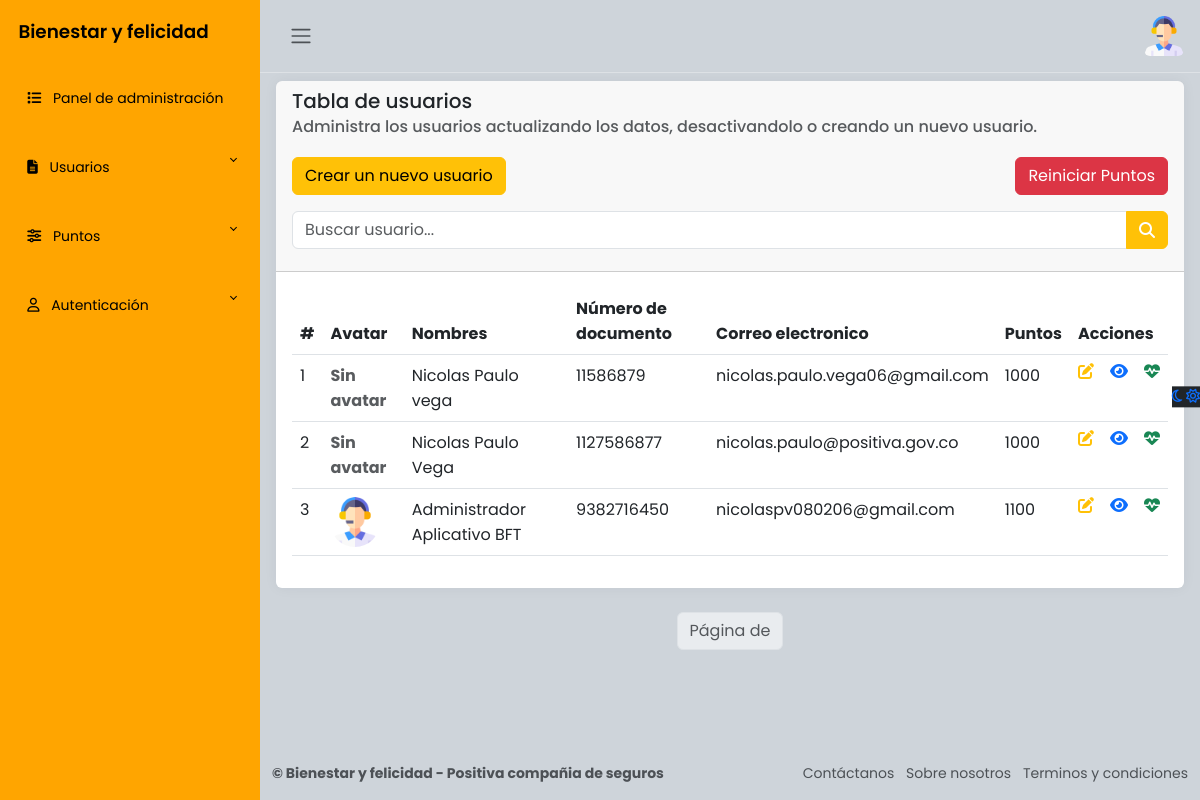
The page /admin_panel/usuarios (signed in) on the database as committed earlier.
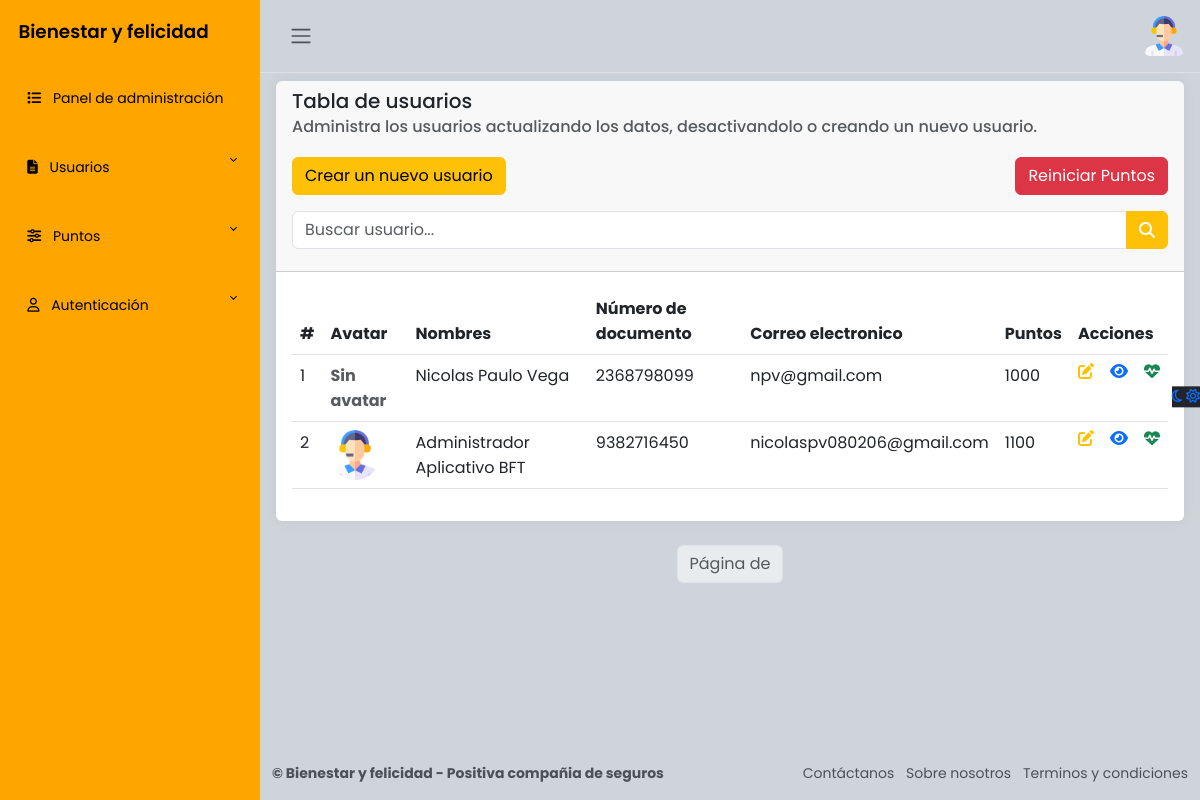
The same page on the database as committed later.
### apps/usuarios/models.py (models this page shows, shortened)
class Usuarios(AbstractBaseUser, PermissionsMixin):
    avatar = models.FileField('Avatar', upload_to='usuarios/', null=True, blank=True)
    nombres = models.CharField('Nombres', max_length=50)
    apellidos = models.CharField('Apellidos', max_length=100)
    numero_documento = models.IntegerField('Número de documento', primary_key=True, unique=True)
    correo = models.EmailField('Correo electrónico', max_length=255, unique=True)
    puntos_totales = models.IntegerField('Número total de puntos', default=1000)
    password = models.CharField('Contraseña', max_length=255)
    ultimo_reinicio = models.DateField('Ultimo reinicio de puntos', default=now) # Reiniciar puntos
    is_active = models.BooleanField(default=True)
    is_staff = models.BooleanField(default=False)
    objects = UsuariosManager()
    USERNAME_FIELD = 'numero_documento'
    REQUIRED_FIELDS = ['nombres', 'apellidos', 'correo']
    class Meta:
        verbose_name = 'Usuario'
        verbose_name_plural = 'Usuarios'

### apps/usuarios/views.py (the view)
# urls.py: path('admin_panel/usuarios', login_required(usuarios), name="list_usuarios"),
@login_required(login_url='/accounts/login/')
@user_passes_test(is_staff, login_url='/')
def usuarios(request):
    usuarios = Usuarios.objects.all()
    query = request.GET.get('q', '') # Consultar
    if query:
        usuarios = usuarios.filter(
            Q(numero_documento__icontains = query) |
            Q(nombres__icontains = query) |
            Q(apellidos__icontains = query)
        )
    paginator = Paginator(usuarios,10) # tomar 10 usuarios para paginar
    page_number = request.GET.get('page') # Paginar
    usuarios_paginados = paginator.get_page(page_number) # Mostrar los usuarios paginados
    return render(request, 'admin_dashboard/usuarios/users.html', {'usuario': usuarios_paginados, 'query': query})

### apps/usuarios/views.py (called while the page is built)
def is_staff(user):
    return user.is_active and user.is_staff # Validar si es administrador y esta activo

### apps/usuarios/templates/admin_dashboard/usuarios/users.html (shortened to what this page needs)
{% extends "admin_dashboard/layout.html" %}
{% load static %}
{% block content %}
<main class="content px-3 py-2">
    <div class="card border-0">
        <div class="card-header">
            <h5 class="card-title">
                Tabla de usuarios
            </h5>
            <h6 class="card-subtitle text-muted">
                Administra los usuarios actualizando los datos, desactivandolo o creando un nuevo usuario.
            </h6><br>
            <div class="d-flex justify-content-between w-100">
                <a href="{% url "crear_usuario" %}" class="btn btn-warning">Crear un nuevo usuario</a>
                <a href="{% url "reiniciar_puntos" %}" class="btn btn-danger">Reiniciar Puntos</a>
            </div>
            <form method="get" class="mt-3">
                <div class="input-group">
                    <input type="text" name="q" class="form-control" placeholder="Buscar usuario..." value="{{ request.GET.q }}">
                    <button type="submit" class="btn btn-warning text-white"><i class="fa-solid fa-magnifying-glass"></i></button>
                </div>
            </form>
        </div>
        <div class="card-body">
            <table class="table">
                <thead>
                    <tr>
                        <th scope="col">#</th>
                        <th scope="col">Avatar</th>
                        <th scope="col">Nombres</th>
                        <th scope="col">Número de documento</th>
                        <th scope="col">Correo electronico</th>
                        <th scope="col">Puntos</th>
                        <th scope="col" colspan="3">Acciones</th>
                    </tr>
                </thead>
                <tbody>
                    {% for usuarios in usuario %}
                        <tr>
                            <td>{{ forloop.counter }}</td>
                            <td>
                                {% if usuarios.avatar %}
                                    <img src="{{ usuarios.avatar.url }}" alt="Image" class="img-fluid rounded-circle" style="width: 50px; height: 50px; object-fit: cover;">
                                {% else %}
                                    <span class="text-muted"><strong>Sin avatar</strong></span>
                                {% endif %}
                            </td>
                            <td>{{ usuarios.nombres }} {{ usuarios.apellidos }}</td>
                            <td>{{ usuarios.numero_documento }}</td>
                            <td>{{ usuarios.correo }}</td>
                            <td>{{ usuarios.puntos_totales }}</td>
                            <td><a href="{% url "act_usuario" usuarios.numero_documento %}" class="text-warning"><i class="fa-solid fa-pen-to-square"></i></a></td>
                            <td class="text-center"><a href="{% url "puntos_evidencia" usuarios.numero_documento %}" class="text-prymary"><i class="fa-solid fa-eye"></i></a></td>
                            <td class="text-center"><a href="{% url "puntos" usuarios.numero_documento %}" class="text-success"><i class="fa-solid fa-heart-pulse"></i></a></td>
                        </tr>
                    {% endfor %}
                </tbody>
            </table>
        </div>
    </div>
    <nav>
        <ul class="pagination justify-content-center">
            <li class="page-item disabled">
                <span class="page-link">Página {{ usuarios.number }} de {{ usuarios.paginator.num_pages }}</span>
            </li>
        </ul>
    </nav>
</main>
{% endblock %}

### apps/usuarios/templates/admin_dashboard/layout.html (shortened to what the changed rows need)
{% load static %}
<html lang="es">
<head>
    <link rel="stylesheet" href="https://cdn.jsdelivr.net/npm/bootstrap@5.3.0-alpha2/dist/css/bootstrap.min.css">
    <link href="https://cdn.jsdelivr.net/npm/bootstrap@5.3.0/dist/css/bootstrap.min.css" rel="stylesheet">
    <link rel="stylesheet" href="{% static 'css/administrador.styles.css' %}">
</head>
<body>
    <div class="wrapper">
        <div class="main">
            <nav class="navbar navbar-expand px-3 border-bottom">
                <div class="navbar-collapse navbar">
                    <ul class="navbar-nav">
                        <li class="nav-item dropdown">
                            <a href="#" data-bs-toggle="dropdown" class="nav-icon pe-md-0">
                                {% if user.is_authenticated %}
                                    {% if user.avatar %}
                                        <img class="avatar img-fluid rounded" src="{{ user.avatar.url }}" alt="Avatar de {{ user.nombres }}">
                                    {% else %}
                                        <img src="{% static "img/usuario/usuario.png" %}" alt="usuario" class="avatar img-fluid">
                                    {% endif %}
                                {% endif %}
                            </a>
                        </li>
                    </ul>
                </div>
            </nav>
            {% block content %}{% endblock %}
        </div>
    </div>
</body>
</html>

Rows that differ between the two databases and show on the page:
removed Usuarios: avatar "Sin avatar", nombres "Nicolas", apellidos "Paulo vega", numero_documento "11586879", correo "nicolas.paulo.vega06@gmail.com", puntos_totales "1000"
removed Usuarios: avatar "Sin avatar", nombres "Nicolas", apellidos "Paulo Vega", numero_documento "1127586877", correo "nicolas.paulo@positiva.gov.co", puntos_totales "1000"
added Usuarios: avatar "Sin avatar", nombres "Nicolas", apellidos "Paulo Vega", numero_documento "2368798099", correo "npv@gmail.com", puntos_totales "1000"
